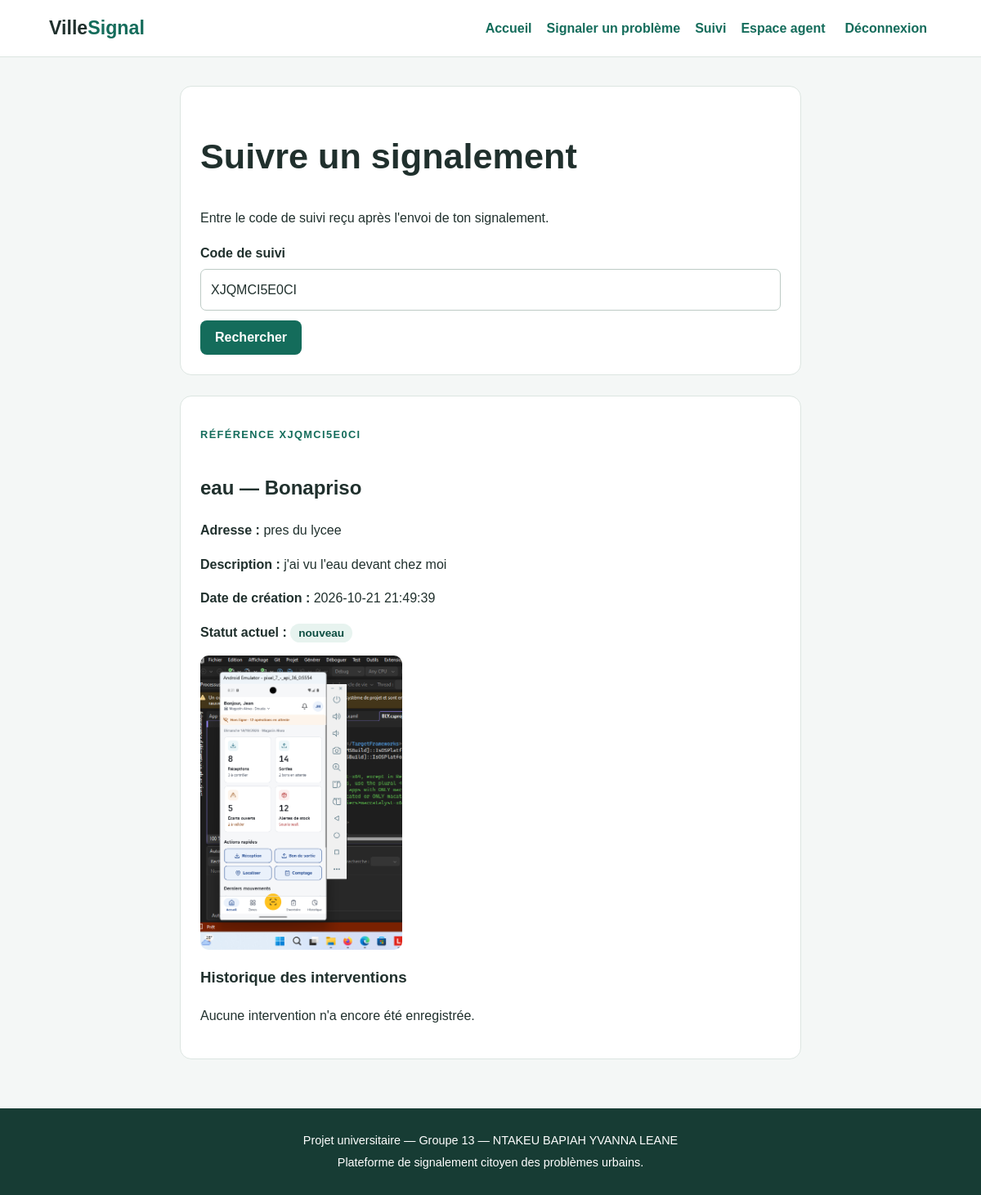
The page /suivi?code=XJQMCI5E0CI (signed in) on the database its author committed.
### tables this page shows
CREATE TABLE signalements (
    id INTEGER PRIMARY KEY AUTOINCREMENT,
    categorie_id INTEGER NOT NULL,
    quartier_id INTEGER NOT NULL,
    description TEXT NOT NULL
        CHECK (length(trim(description)) >= 20),
    photo TEXT,
    adresse TEXT NOT NULL,
    telephone_citoyen TEXT NOT NULL,
    date_creation TEXT NOT NULL DEFAULT CURRENT_TIMESTAMP,
    statut TEXT NOT NULL DEFAULT 'nouveau'
        CHECK (statut IN ('nouveau', 'en cours', 'résolu', 'rejeté')),
    code_suivi TEXT NOT NULL UNIQUE,
    motif_rejet TEXT,

    FOREIGN KEY (categorie_id)
        REFERENCES categories(id),
    FOREIGN KEY (quartier_id)
        REFERENCES quartiers(id)
);

CREATE TABLE categories (
    id INTEGER PRIMARY KEY AUTOINCREMENT,
    nom TEXT NOT NULL UNIQUE,
    service_responsable TEXT NOT NULL
);

CREATE TABLE quartiers (
    id INTEGER PRIMARY KEY AUTOINCREMENT,
    nom TEXT NOT NULL UNIQUE
);

### app.py (the view)
@app.route("/suivi", methods=["GET", "POST"])
def suivi():
    code = request.args.get("code", "").strip().upper()
    if request.method == "POST":
        code = request.form.get("code_suivi", "").strip().upper()
        if not code:
            flash("Entre ton code de suivi.", "warning")
            return redirect(url_for("suivi"))
        return redirect(url_for("suivi", code=code))
    signalement = None
    interventions = []
    if code:
        with get_db() as db:
            signalement = db.execute("""
                SELECT s.*, c.nom AS categorie, q.nom AS quartier
                FROM signalements s
                JOIN categories c ON c.id = s.categorie_id
                JOIN quartiers q ON q.id = s.quartier_id
                WHERE s.code_suivi = ?
            """, (code,)).fetchone()
            if signalement:
                interventions = db.execute("""
                    SELECT i.date_intervention, i.commentaire,
                           i.nouveau_statut, a.nom AS agent
                    FROM interventions i
                    JOIN agents a ON a.id = i.agent_id
                    WHERE i.signalement_id = ?
                    ORDER BY i.date_intervention DESC, i.id DESC
                """, (signalement["id"],)).fetchall()
        if not signalement:
            flash("Aucun signalement trouvé pour ce code.", "warning")
    return render_template(
        "suivi.html", signalement=signalement,
        interventions=interventions, code=code
    )

### app.py (called while the page is built)
def get_db():
    connexion = sqlite3.connect(DB_PATH)
    connexion.row_factory = sqlite3.Row
    connexion.execute("PRAGMA foreign_keys = ON")
    return connexion

### templates/suivi.html (shortened to what this page needs)
{% extends "base.html" %}
{% block content %}
<section class="form-card">
    <h1>Suivre un signalement</h1>
    <p>Entre le code de suivi reçu après l'envoi de ton signalement.</p>
    <form method="post" action="{{ url_for('suivi') }}">
        <label for="code_suivi">Code de suivi</label>
        <input id="code_suivi" name="code_suivi" value="{{ code }}" required placeholder="Ex. 7A2B9C3D4E5F">
        <button class="button" type="submit">Rechercher</button>
    </form>
</section>
{% if signalement %}
<section class="form-card">
    <p class="eyebrow">RÉFÉRENCE {{ signalement.code_suivi }}</p>
    <h2>{{ signalement.categorie }} — {{ signalement.quartier }}</h2>
    <p><strong>Adresse :</strong> {{ signalement.adresse }}</p>
    <p><strong>Description :</strong> {{ signalement.description }}</p>
    <p><strong>Date de création :</strong> {{ signalement.date_creation }}</p>
    <p><strong>Statut actuel :</strong> <span class="tag">{{ signalement.statut }}</span></p>
    {% if signalement.photo %}
        <img class="report-photo" src="{{ url_for('static', filename='uploads/' + signalement.photo) }}" alt="Photo du signalement">
    {% endif %}
    <h3>Historique des interventions</h3>
    {% if interventions %}
        <div class="timeline">
        {% for i in interventions %}
            <article>
                <strong>{{ i.nouveau_statut }}</strong>
                <p>{{ i.commentaire }}</p>
                <small>{{ i.date_intervention }} — {{ i.agent }}</small>
            </article>
        {% endfor %}
        </div>
    {% else %}
        <p>Aucune intervention n'a encore été enregistrée.</p>
    {% endif %}
</section>
{% endif %}
{% endblock %}

### static/css/style.css (style rules this page uses)
:root { --primary: #146c5b; --primary-dark: #0d4e42; --background: #f4f7f6; --text: #20302d; --muted: #657570; --border: #dce5e1; --white: #ffffff; }
* { box-sizing: border-box; }
body { margin: 0; font-family: Arial, Helvetica, sans-serif; background: var(--background); color: var(--text); line-height: 1.6; }
.eyebrow { color: var(--primary); font-weight: 800; letter-spacing: 1.4px; font-size: 0.8rem; }
h1 { font-size: clamp(1.8rem, 4vw, 2.7rem); line-height: 1.2; }
h2 { margin-top: 35px; }
.button { display: inline-block; background: var(--primary); color: white; border: 0; border-radius: 8px; padding: 12px 18px; cursor: pointer; font-size: 1rem; font-weight: 700; margin-top: 12px; }
.stats article, .report-card, .form-card { background: var(--white); border: 1px solid var(--border); border-radius: 14px; padding: 24px; }
.tag, .status { background: #e7f3ef; color: var(--primary-dark); border-radius: 20px; padding: 4px 10px; font-size: 0.85rem; font-weight: 700; }
.form-card { max-width: 760px; margin: 0 auto 25px; }
form label { display: block; margin: 18px 0 6px; font-weight: 700; }
input, select, textarea { width: 100%; padding: 12px; border: 1px solid #bdcbc5; border-radius: 7px; background: white; color: var(--text); font: inherit; }
.preview, .report-photo { display: block; max-width: 100%; max-height: 360px; margin-top: 15px; border-radius: 10px; object-fit: contain; }

### rows shown on the page
signalements: code_suivi "XJQMCI5E0CI", adresse "pres du lycee", description "j'ai vu l'eau devant chez moi", date_creation "2026-10-21 21:49:39", statut "nouveau", photo (picture)
categories: categorie "eau"
quartiers: quartier "Bonapriso"
